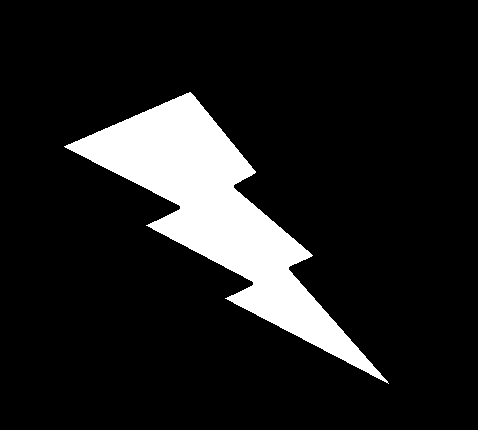
#> input picture images/lightning.png, 478 x 430 px
$ jupyter execute Contour_Properties.ipynb
#> lines starting #> are read from the running program, lines starting #| are printed output that depends on the picture; after the words box and inside, x2 and y2 are one past the last pixel; in counts of white or black regions, pixels touching at a corner belong together; long printed decimals are rounded
Import libraries

[cell 1]
import numpy as np
import cv2 as cv
from matplotlib import pyplot as plt

1. Aspect Ratio
\begin{align}
Aspect Ratio ={ Width \over Height}
\end{align}

[cell 2]
img = cv.imread('../../images/lightning.png', cv.IMREAD_GRAYSCALE)
#> img: shape (430, 478); 11.9% white; 1 white region
assert img is not None, "file could not be read, check with os.path.exists()"
contours,hierarchy = cv.findContours(img, 1, 2)
#> contours = 1 contour; box (x1, y1, x2, y2) and area: (64, 92, 389, 384) 24016
cnt = contours[0]
#> cnt = contour of 662 points, box (x1, y1, x2, y2) (64, 92, 389, 384), area 24016
x,y,w,h = cv.boundingRect(cnt)
#> x = 64; y = 92; w = 325; h = 292
aspect_ratio = float(w)/h
#> aspect_ratio = 1.11
print("Aspect Ratio: ", aspect_ratio)
#| Aspect Ratio:  1.113

2. Extent
\begin{align}
Extent ={ Object\ Area \over Bounding\ Rectangle\ Area}
\end{align}

[cell 3]
area = cv.contourArea(cnt)
#> area = 24015.5
x,y,w,h = cv.boundingRect(cnt)
rect_area = w*h
#> rect_area = 94900
extent = float(area)/rect_area
#> extent = 0.253
print("Extent: ",extent)
#| Extent:  0.2531

3. Solidity
\begin{align}
Solidity ={ Contour\ Area \over Convex\ Hull\ Area}
\end{align}

[cell 4]
area = cv.contourArea(cnt)
hull = cv.convexHull(cnt)
#> hull = contour of 19 points, box (x1, y1, x2, y2) (64, 92, 389, 384), area 31616
hull_area = cv.contourArea(hull)
#> hull_area = 31616.5
solidity = float(area)/hull_area
#> solidity = 0.76
print("Solidity: ",solidity)
#| Solidity:  0.7596

4. Equivalent Diameter
\begin{align}
Equivalent\ Diameter =\sqrt{4 \times Contour\ Area \over \pi}
\end{align}

[cell 5]
area = cv.contourArea(cnt)
equi_diameter = np.sqrt(4*area/np.pi)
#> equi_diameter = 174.9
print(equi_diameter)
#| 174.864

5. Orientation

[cell 6]
(x,y),(MA,ma),angle = cv.fitEllipse(cnt)
#> x = 217.7; y = 213.1; MA = 108.3; ma = 404.1; angle = 133.7
print(angle)
#| 133.710

6. Mask and Pixel Points

[cell 7]
mask = np.zeros(img.shape,np.uint8)
cv.drawContours(mask, contours, -1,255, 2)
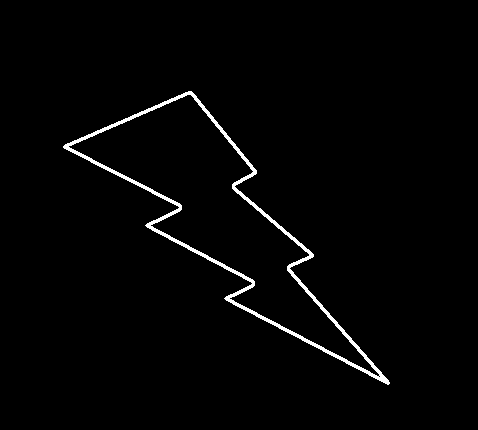
#> mask: shape (430, 478); 1.8% white; 1 white region, box (x1, y1, x2, y2) and area: (63, 91, 390, 385) 3761

plt.subplot(121), plt.imshow(cv.cvtColor(img, cv.COLOR_BGR2RGB))
plt.title('Original Image'), plt.axis('off')

plt.subplot(122), plt.imshow(cv.cvtColor(mask, cv.COLOR_BGR2RGB))
plt.title('Contour'), plt.axis('off')
plt.show()
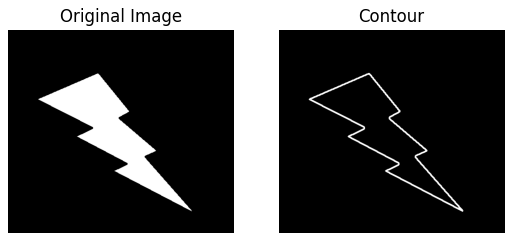
#> figure drawn by matplotlib, 2 panels

7. Maximum Value, Minimum Value and their locations

[cell 8]
min_val, max_val, min_loc, max_loc = cv.minMaxLoc(img,mask = mask)
#> min_val = 0; max_val = 255; min_loc = (188, 91); max_loc = (189, 92)

8. Mean Color or Mean Intensity

[cell 9]
mean_val = cv.mean(img,mask = mask)
#> mean_val = (156.8, 0, 0, 0)
print(mean_val)
#| (156.824, 0.0, 0.0, 0.0)

9. Extreme Points

[cell 10]
img_with_points = cv.cvtColor(img, cv.COLOR_GRAY2BGR)
#> img_with_points is the input picture: shape (430, 478, 3); 11.9% white; 1 white region, box (x1, y1, x2, y2) and area: (64, 92, 389, 384) 24467

leftmost = tuple(cnt[cnt[:,:,0].argmin()][0])
#> leftmost = (64, 146)
rightmost = tuple(cnt[cnt[:,:,0].argmax()][0])
#> rightmost = (388, 383)
topmost = tuple(cnt[cnt[:,:,1].argmin()][0])
#> topmost = (189, 92)
bottommost = tuple(cnt[cnt[:,:,1].argmax()][0])
#> bottommost = (388, 383)

# Draw circles at these points on the original image
cv.circle(img_with_points, leftmost, 5, (0, 0, 255), -1)  # Red color for leftmost
#> img_with_points: shape (430, 478, 3); 0.04% of pixels changed, all inside (x1, y1, x2, y2) = (59, 141, 70, 152)
cv.circle(img_with_points, rightmost, 5, (0, 255, 0), -1)  # Green color for rightmost
#> img_with_points: shape (430, 478, 3); mean B, G, R 30.3, 30.4, 30.4
cv.circle(img_with_points, topmost, 5, (255, 0, 0), -1)  # Blue color for topmost
#> img_with_points: shape (430, 478, 3); mean B, G, R 30.4, 30.4, 30.4
cv.circle(img_with_points, bottommost, 5, (0, 255, 255), -1)  # Yellow color for bottommost
#> img_with_points: shape (430, 478, 3); mean B, G, R 30.4, 30.4, 30.5

# Display the image with the points
plt.axis("off")
plt.imshow(cv.cvtColor(img_with_points, cv.COLOR_BGR2RGB))

plt.show()
